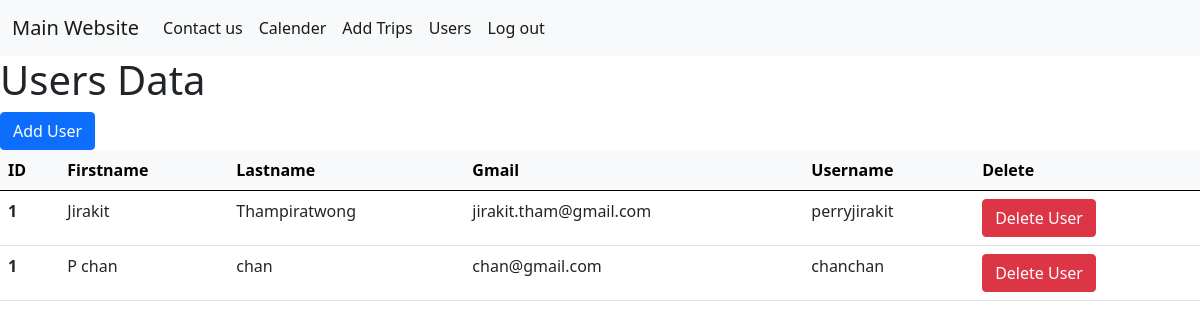
The page /usersdata (signed in) on the database as committed earlier.
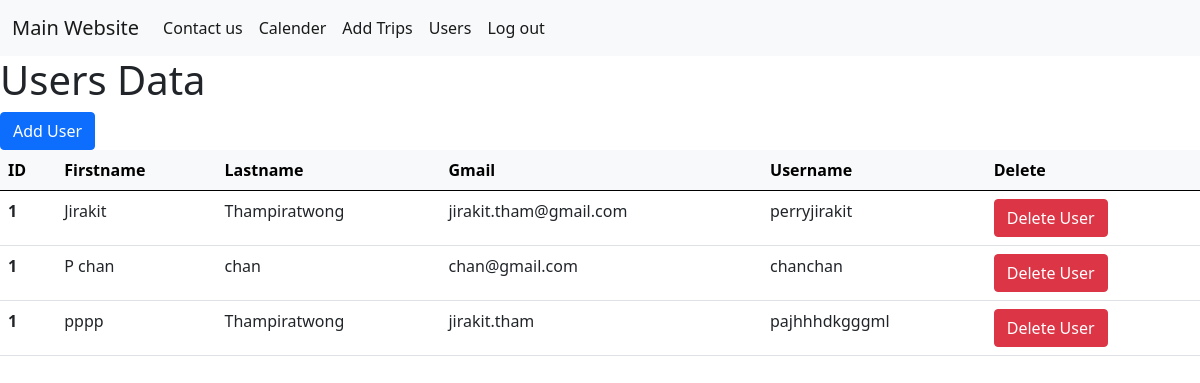
The same page on the database as committed later.
### app.py (models this page shows, shortened)
class User(db.Model, UserMixin):
    __tablename__ = "Users"
    id = db.Column(db.Integer, primary_key=True)
    firstname = db.Column(db.Text)
    lastname = db.Column(db.Text)
    username = db.Column(db.Text, unique=True)
    password = db.Column(db.Text)
    is_admin = db.Column(db.Boolean)
    gmail = db.Column(db.Text)

### app.py (the view)
@app.route("/usersdata")
@login_required
def usersdata():
    if not current_user.is_admin:
        return redirect(url_for("index"))
    users = User.query.all()
    return render_template("usersdata.html", users=users)

### app.py (called while the page is built)
@login_manager.user_loader
def load_user(user_id):
    return User.query.get(int(user_id))

### templates/usersdata.html
{% extends "base.html" %}
{% block content%}
<h1>Users Data</h1>
<a href="/usersdata/add"><button class="btn btn-primary">Add User</button></a>
<table class="table">
    <thead class="table-light">
        <tr>
            <th scope="col">ID</th>
            <th scope="col">Firstname</th>
            <th scope="col">Lastname</th>
            <th scope="col">Gmail</th>
            <th scope="col">Username</th>
            <th scope="col">Delete</th>
        </tr>
    </thead>
    <tbody>
        {% for user in users %}
        <tr>
            <th scope="row">1</th>
            <td>{{user.firstname}}</td>
            <td>{{user.lastname}}</td>
            <td>{{user.gmail}}</td>
            <td>{{user.username}}</td>
            <td>
                <a class="btn btn-danger" href="{{ url_for('deleteUser', id=user.id) }}">Delete User</a>
            </td>
        </tr>
        {% endfor %}
    </tbody>
</table>
{% endblock %}

### templates/base.html (shortened to what this page needs)
<!DOCTYPE html>
<html lang="en">
<head>
    <link href="styles.css" rel="stylesheet" />
    <link href="https://cdn.jsdelivr.net/npm/bootstrap@5.0.1/dist/css/bootstrap.min.css" rel="stylesheet"
>
</head>
<body>
    <nav class="navbar navbar-expand-lg navbar-light bg-light">
        <div class="container-fluid">
            <a class="navbar-brand" href="https://www.kingsbrite.co.th/">Main Website</a>
            <div class="collapse navbar-collapse" id="navbarSupportedContent">
                <ul class="navbar-nav me-auto mb-2 mb-lg-0">
                    <li class="nav-item">
                        <a class="nav-link active" href="https://www.kingsbrite.co.th/en/contactus">Contact us</a>
                    </li>
                    {% if current_user.is_authenticated %}
                    <li class="nav-item">
                        <a class="nav-link active" aria-current="page" href="{{url_for('calendar')}}">Calender</a>
                    </li>
                    {% endif %}
                    {% if current_user.is_authenticated %}
                    <li class="nav-item">
                        <a class="nav-link active" href="{{url_for('addtrips')}}">Add Trips</a>
                    </li>
                    {% endif %}
                    {% if current_user.is_authenticated and current_user.is_admin %}
                    <li class="nav-item">
                        <a class="nav-link active" href="{{url_for('usersdata')}}">Users</a>
                    </li>
                    {% endif %}
                    {% if current_user.is_authenticated %}
                    <li class="nav-item">
                        <a class="nav-link active" href="{{url_for('logout')}}">Log out</a>
                    </li>
                    {% endif %}
                </ul>
            </div>
        </div>
    </nav>
    {% block content%}
    {% endblock %}
</body>
</html>

### styles.css (style rules this page uses)
body { margin: 0; font-family: Arial, Helvetica, sans-serif; }

Rows that differ between the two databases and show on the page:
added User: firstname "pppp", lastname "Thampiratwong", gmail "jirakit.tham", username "pajhhhdkgggml"
